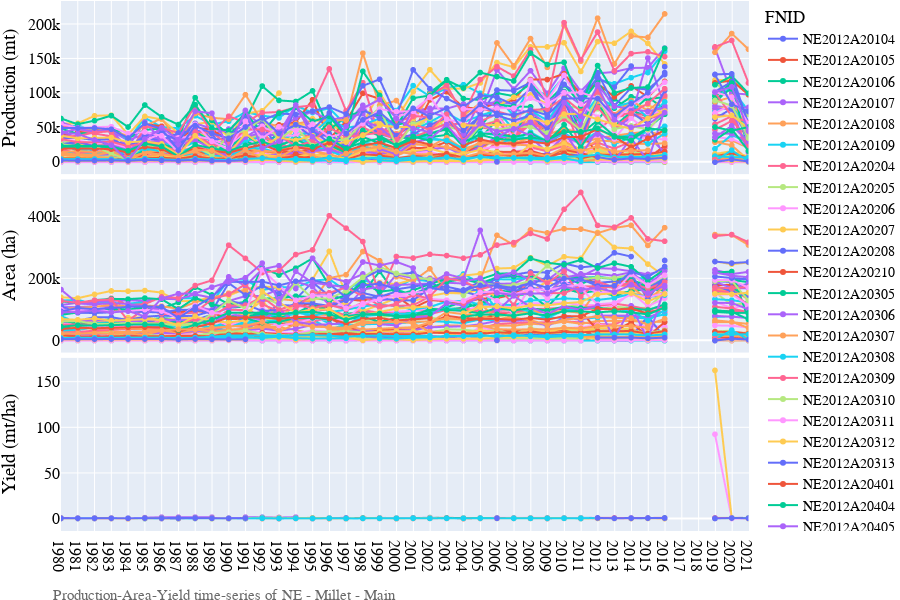
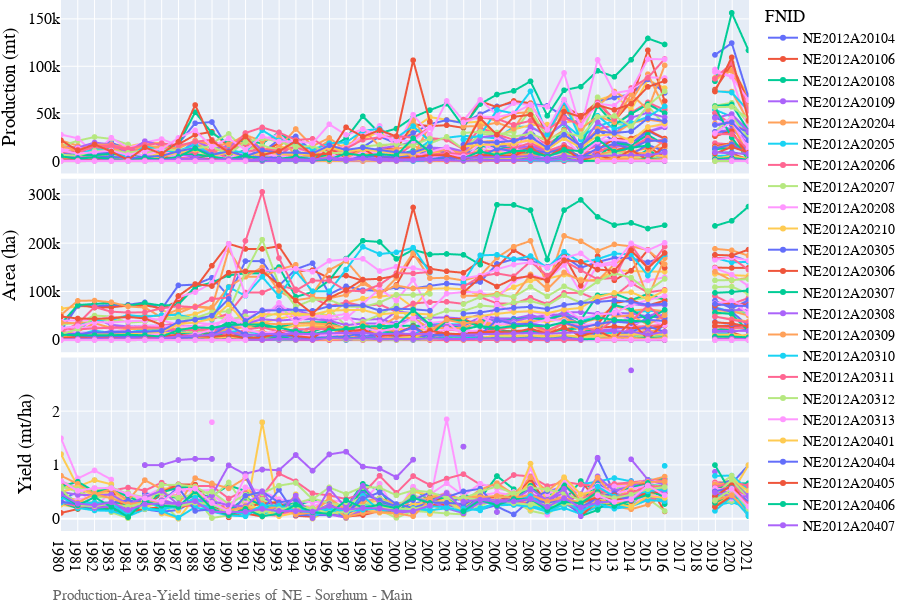
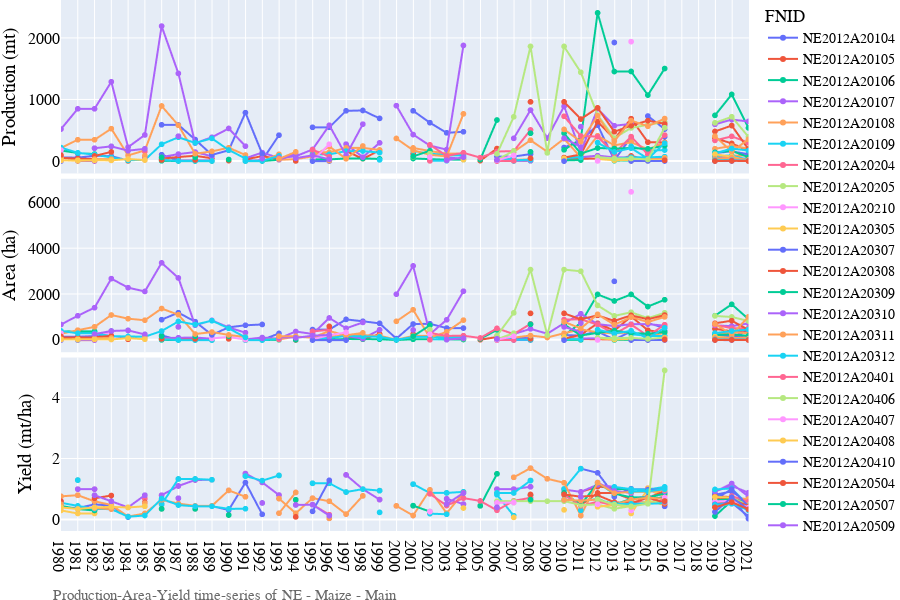
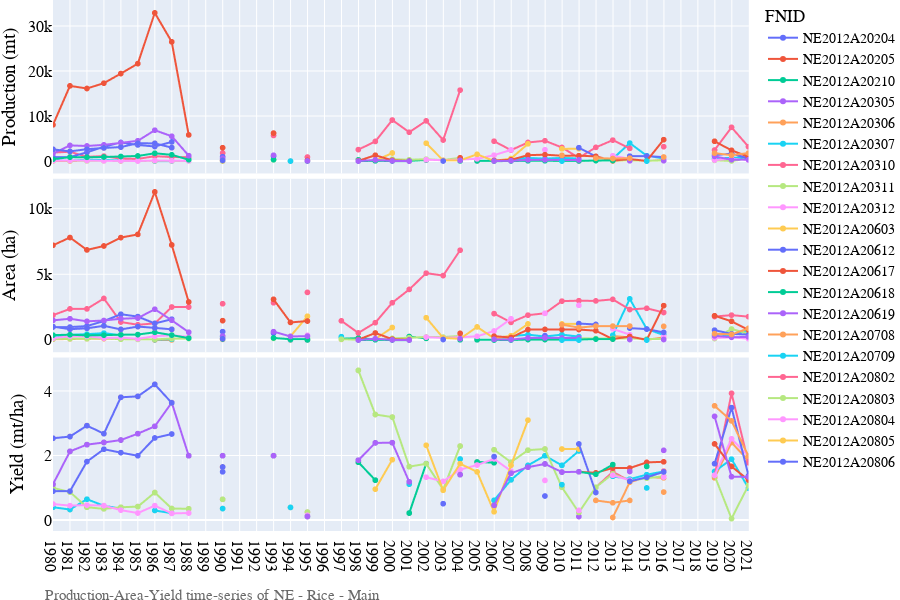

The notebook cell saved with these charts, in order:
### Code cell
# Lineplot of Production-Area-Yield time-series
country_iso, country_name = 'NE', 'Niger'
df = pd.read_csv('../data/crop/adm_crop_production_%s.csv' % country_iso, index_col=0)
df['year'] = df['harvest_year']
year = [df['year'].min(), df['year'].max()]
product_season = [
    ['Millet','Main'],
    ['Sorghum','Main'],
    ['Maize','Main'],
    ['Rice','Main'],
    ['Fonio','Main'],
]
for product_name, season_name in product_season:
    footnote = 'Production-Area-Yield time-series of %s - %s - %s' % (country_iso, product_name, season_name)
    fn_save = '../figures/%s_line_pay_%s_%s.png' % (country_iso, product_name, season_name)
    sub = df[(df['product'] == product_name) & (df['season_name'] == season_name)]
    fig = PlotLinePAY(sub, year, footnote, fn_save)
    fig.show()
